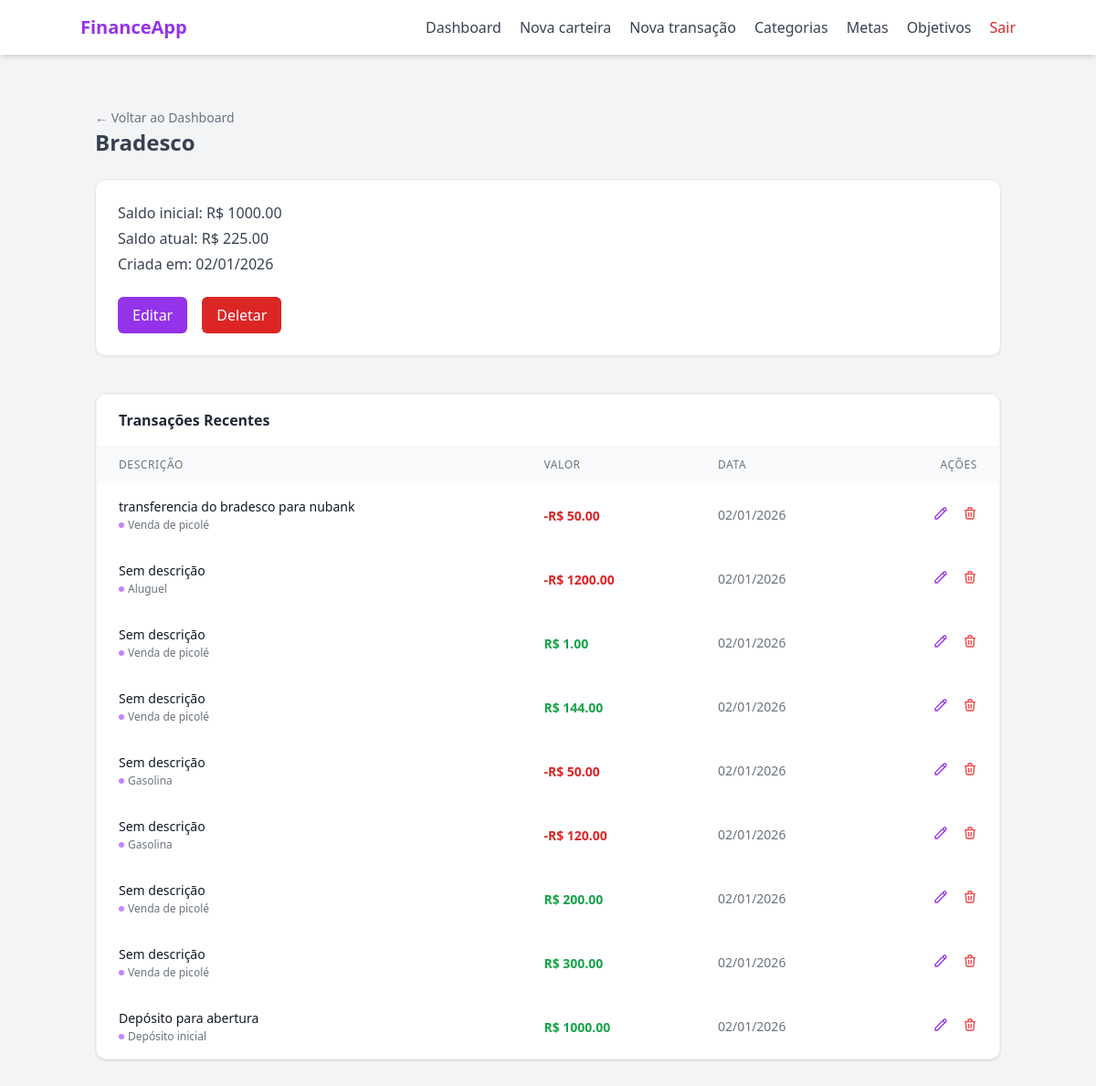
Page /wallet/1 (signed in) on the earlier database version.
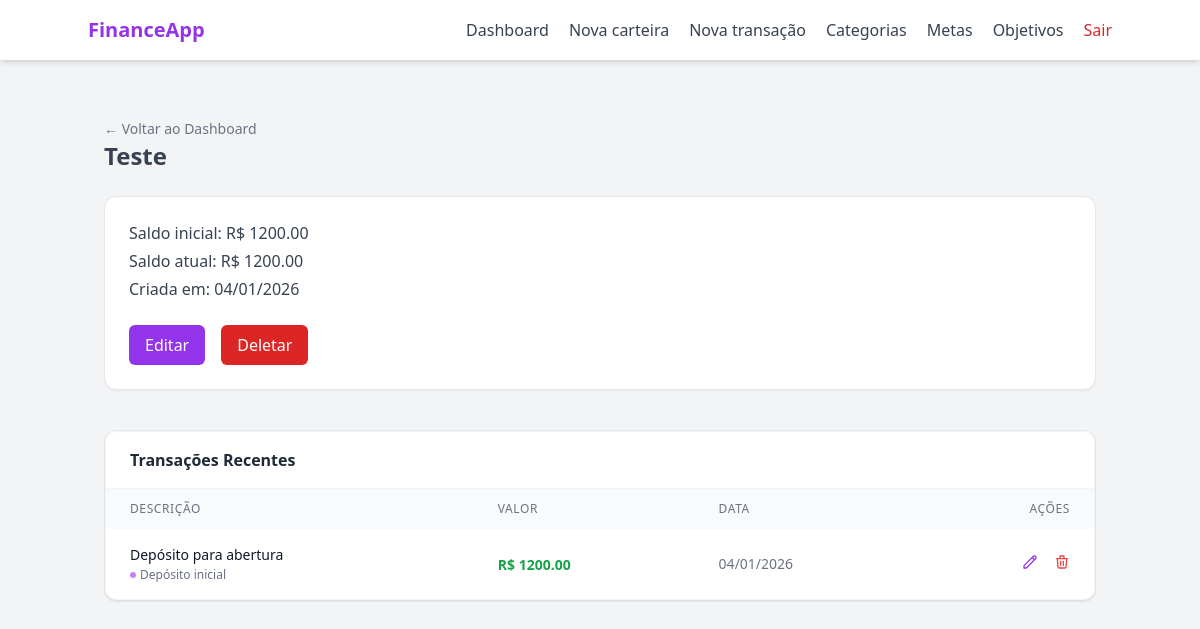
Same page on the later database version.
### models/wallet.py (models this page shows, shortened)
class Wallet(db.Model):
    __tablename__ = "wallets"
    id = db.Column(db.Integer, primary_key= True)
    wallet_name = db.Column(db.String(100), nullable= False)
    initial_balance = db.Column(db.Float, default= 0.0)
    current_balance = db.Column(db.Float, default= 0.0)
    is_active = db.Column(db.Boolean, default= True)
    created_at = db.Column(db.DateTime, default= lambda: datetime.now(timezone.utc).date())
    user_id = db.Column(db.Integer, db.ForeignKey("users.id"), nullable= False)

### models/transaction.py (models this page shows, shortened)
class Transaction(db.Model):
    __tablename__ = "transactions"
    id = db.Column(db.Integer, primary_key= True)
    transaction_type = db.Column(db.String(20), nullable= False)
    value = db.Column(db.Float, nullable= False)
    created_at = db.Column(db.Date, default= lambda: datetime.now(timezone.utc).date())
    description = db.Column(db.String(100), nullable= True)
    wallet_id = db.Column(db.Integer, db.ForeignKey("wallets.id"), nullable= False)
    category_id = db.Column(db.Integer, db.ForeignKey("categories.id"), nullable= True)
    category = db.relationship("Category", backref= "transactions", lazy= True)
    wallet = db.relationship("Wallet", backref= "transactions", lazy= True)

### models/category.py (models this page shows, shortened)
class Category(db.Model):
    __tablename__ = "categories"
    id = db.Column(db.Integer, primary_key= True)
    name = db.Column(db.String(100), nullable= False)
    type = db.Column(db.String(20), nullable= False)
    __mapper_args__ = {
        "polymorphic_on": type,
        "polymorphic_identity": "category"
    }

### routes/wallet_routes.py (the view)
@wallet_bp.route("/<int:wallet_id>", methods=["GET"])
@login_required
def wallet_detail_page(wallet_id):
    try:
        wallet = WalletController.get_wallet_by_id(wallet_id, current_user.id)
    except CarteiraInexistenteError as e:
        flash(str(e), "error")
        return redirect(url_for("main_bp.dashboard_page"))
    transactions = TransactionController.get_transactions_by_wallet(wallet_id)
    categories = CategoryController.get_user_categories(user_id=current_user.id)
    return render_template("wallet/detail.html", wallet= wallet, transactions= transactions, categories= categories)

### controllers/category_controller.py (called while the page is built)
    @staticmethod
    def get_user_categories(user_id):
        return UserCategory.query.filter_by(user_id= user_id).all()

### controllers/transaction_controller.py (called while the page is built)
    @staticmethod
    def get_transactions_by_wallet(wallet_id):
        return Transaction.query.filter_by(wallet_id=wallet_id).order_by(Transaction.created_at.desc()).order_by(Transaction.id.desc()).all()

### controllers/wallet_controller.py (called while the page is built)
    @staticmethod
    def get_wallet_by_id(wallet_id, user_id):
        wallet = Wallet.query.filter_by(id= wallet_id, user_id= user_id, is_active= True).first()
        if not wallet:
            raise CarteiraInexistenteError("Carteira não encontrada.")
        return wallet

### templates/wallet/detail.html (shortened to what this page needs)
{% extends "base.html" %}
{% block content %}
<div class="text-left pt-4">
    <a href="{{ url_for('main_bp.dashboard_page') }}" class="text-sm text-gray-500 hover:text-purple-600 transition-colors">
            ← Voltar ao Dashboard
    </a>
</div>
<h1 class="text-2xl font-semibold text-gray-700 mb-6">
    {{ wallet.wallet_name }}
</h1>
<div class="bg-white shadow-sm rounded-xl p-6 border border-gray-200 mb-10">
    <div class="mb-6 space-y-1 text-gray-700">
        <p><span class="font-medium">Saldo inicial:</span> R$ {{ "%.2f"|format(wallet.initial_balance) }}</p>
        <p><span class="font-medium">Saldo atual:</span> R$ {{ "%.2f"|format(wallet.current_balance) }}</p>
        <p><span class="font-medium">Criada em:</span> {{ wallet.created_at.strftime("%d/%m/%Y") }}</p>
    </div>
    <div class="flex gap-4">
        <button id="openEditWalletModal" onclick="openEditWalletModal('{{url_for('wallet_bp.edit_wallet', wallet_id=wallet.id)}}', '{{wallet.wallet_name}}')"
                class="px-4 py-2 rounded-md bg-purple-600 text-white hover:bg-purple-700 transition">
            Editar
        </button>
        <button type="button"
            onclick="openConfirmModal(
                '{{ url_for('wallet_bp.delete_wallet', wallet_id=wallet.id) }}',
                'Deletar carteira',
                'Tem certeza que deseja deletar a carteira <strong>{{ wallet.wallet_name }}</strong>? Você não poderá realizar novas transações nela e as transações serão perdidas.'
            )"
            class="px-4 py-2 rounded-md bg-red-600 text-white hover:bg-red-700 transition">
            Deletar
        </button>
    </div>
</div>
<ul class="bg-white shadow-sm rounded-xl border border-gray-200 divide-y">
    <div class="bg-white rounded-xl shadow-sm border border-gray-100 overflow-hidden">
        <div class="px-6 py-4 border-b border-gray-100">
            <h3 class="font-bold text-gray-800">Transações Recentes</h3>
        </div>
        <table class="w-full text-left border-collapse">
            <thead>
                <tr class="bg-gray-50 text-gray-500 text-xs uppercase tracking-wider">
                    <th class="px-6 py-3 font-medium">Descrição</th>
                    <th class="px-6 py-3 font-medium">Valor</th>
                    <th class="px-6 py-3 font-medium">Data</th>
                    <th class="px-6 py-3 font-medium text-right">Ações</th>
                </tr>
            </thead>
        {% for transaction in transactions %}
            <tbody class="divide-y divide-gray-100">
                <tr class="hover:bg-gray-50 transition-colors">
                    <td class="px-6 py-4">
                        <p class="text-sm font-medium text-gray-900">
                            {{ transaction.description if transaction.description else "Sem descrição" }}
                        </p>
                        <p class="text-xs text-gray-500 mt-0.5 flex items-center gap-1">
                            <span class="w-1.5 h-1.5 rounded-full bg-purple-400"></span>
                            {{ transaction.category.name }}
                        </p>
                    </td>
                    <td class="px-6 py-4">
                        {% if transaction.transaction_type == 'income' %}
                        <span class="text-sm font-bold text-green-600">R$ {{ "%.2f"|format(transaction.value) }}</span>
                        {% else %}
                        <span class="text-sm font-bold text-red-600">-R$ {{ "%.2f"|format(transaction.value) }}</span>
                        {% endif %}
                    </td>
                    <td class="px-6 py-4 text-sm text-gray-500">
                        {{ transaction.created_at.strftime('%d/%m/%Y') if transaction.created_at else "Sem data" }}
                    </td>
                    <td class="px-6 py-4 text-right">
                        <button class="text-purple-600 hover:text-purple-700 mr-3"
                            title="Editar"
                            onclick="openEditTransactionModal(
                                '{{ url_for('transaction_bp.edit_transaction', transaction_id=transaction.id) }}',
                                '{{transaction.value}}',
                                '{{ transaction.created_at.strftime('%Y-%m-%d') if transaction.created_at else '' }}',
                                '{{transaction.description}}',
                                '{{transaction.category_id}}'
                            )"
                            {% if transaction.category.type == 'system' %} disabled {% endif %}>
                            <svg class="w-4 h-4" fill="none" stroke="currentColor" viewBox="0 0 24 24"><path stroke-linecap="round" stroke-linejoin="round" stroke-width="2" d="M15.232 5.232l3.536 3.536m-2.036-5.036a2.5 2.5 0 113.536 3.536L6.5 21.036H3v-3.572L16.732 3.732z"></path></svg>
                        </button>
                        <button class="text-red-500 hover:text-red-700"
                            title="Deletar"
                            onclick="openConfirmModal(
                            '{{ url_for('transaction_bp.delete_transaction', transaction_id=transaction.id) }}',
                            'Excluir Transação',
                            'Tem certeza que deseja apagar a transação de R$ {{ transaction.value }}? O saldo da carteira será atualizado.'
                            )"
                            class="text-red-600 hover:text-red-800 hover:underline transition-colors font-medium text-sm flex items-center gap-1"
                            {% if transaction.category.type == 'system' %} disabled {% endif %}>
                            <svg class="w-4 h-4" fill="none" stroke="currentColor" viewBox="0 0 24 24"><path stroke-linecap="round" stroke-linejoin="round" stroke-width="2" d="M19 7l-.867 12.142A2 2 0 0116.138 21H7.862a2 2 0 01-1.995-1.858L5 7m5 4v6m4-6v6m1-10V4a1 1 0 00-1-1h-4a1 1 0 00-1 1v3M4 7h16"></path></svg>
                        </button>
                    </td>
                </tr>
            {% endfor %}
                </tbody>
            </table>
        </div>
{% endblock %}

### templates/base.html (shortened to what this page needs)
<!DOCTYPE html>
<html lang="pt-BR">
<head>
    <script src="https://cdn.tailwindcss.com"></script>
</head>
<body class="bg-gray-100 text-gray-800">
    <header class="bg-white shadow-md p-4">
        <div class="max-w-5xl mx-auto flex items-center justify-between">
            <div class="text-xl font-bold text-purple-600">
                FinanceApp
            </div>
            <nav class="flex items-center gap-5 text-gray-700">
                <a href="{{ url_for('main_bp.dashboard_page') }}" class="hover:text-purple-600 transition">Dashboard</a>
                <a href="{{ url_for('wallet_bp.wallet_new_page') }}" class="hover:text-purple-600 transition">Nova carteira</a>
                <a href="{{ url_for('transaction_bp.transaction_new_page') }}" class="hover:text-purple-600 transition">Nova transação</a>
                <a href="{{ url_for('category_bp.category_index_page') }}" class="hover:text-purple-600 transition">Categorias</a>
                <a href="{{ url_for('goal_bp.goal_index_page') }}" class="hover:text-purple-600 transition">Metas</a>
                <a href="{{ url_for('objective_bp.objective_index_page') }}" class="hover:text-purple-600 transition">Objetivos</a>
                <a href="{{ url_for('auth_bp.logout') }}"
                   class="text-red-600 font-medium hover:text-red-700 transition">
                    Sair
                </a>
            </nav>
        </div>
    </header>
    <main class="max-w-5xl mx-auto py-10 px-4">
        {% block content %}
        {% endblock %}
    </main>
</body>
</html>

Differences in the rows shown:
removed Transaction: value "50.00"
removed Transaction: value "1200.00"
removed Transaction: value "1.00"
removed Transaction: value "144.00"
removed Transaction: value "50.00"
removed Transaction: value "120.00"
removed Transaction: value "200.00"
removed Transaction: value "300.00"
changed Wallet: wallet_name "Bradesco" → "Teste"; initial_balance "1000.00" → "1200.00"; current_balance "225.00" → "1200.00"; created_at "02/01/2026" → "04/01/2026"
changed Transaction "Depósito para abertura": value "1000.00" → "1200.00"; created_at "02/01/2026" → "04/01/2026"
